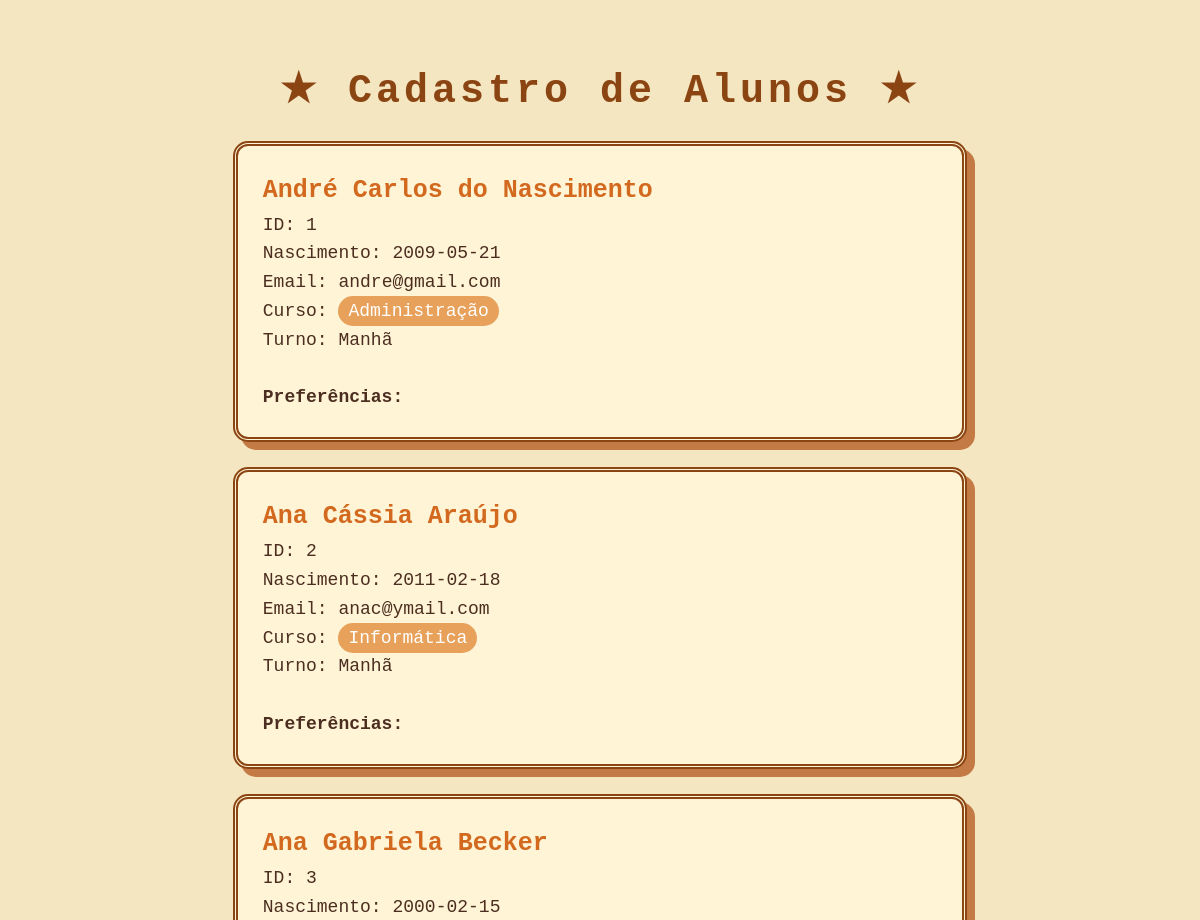
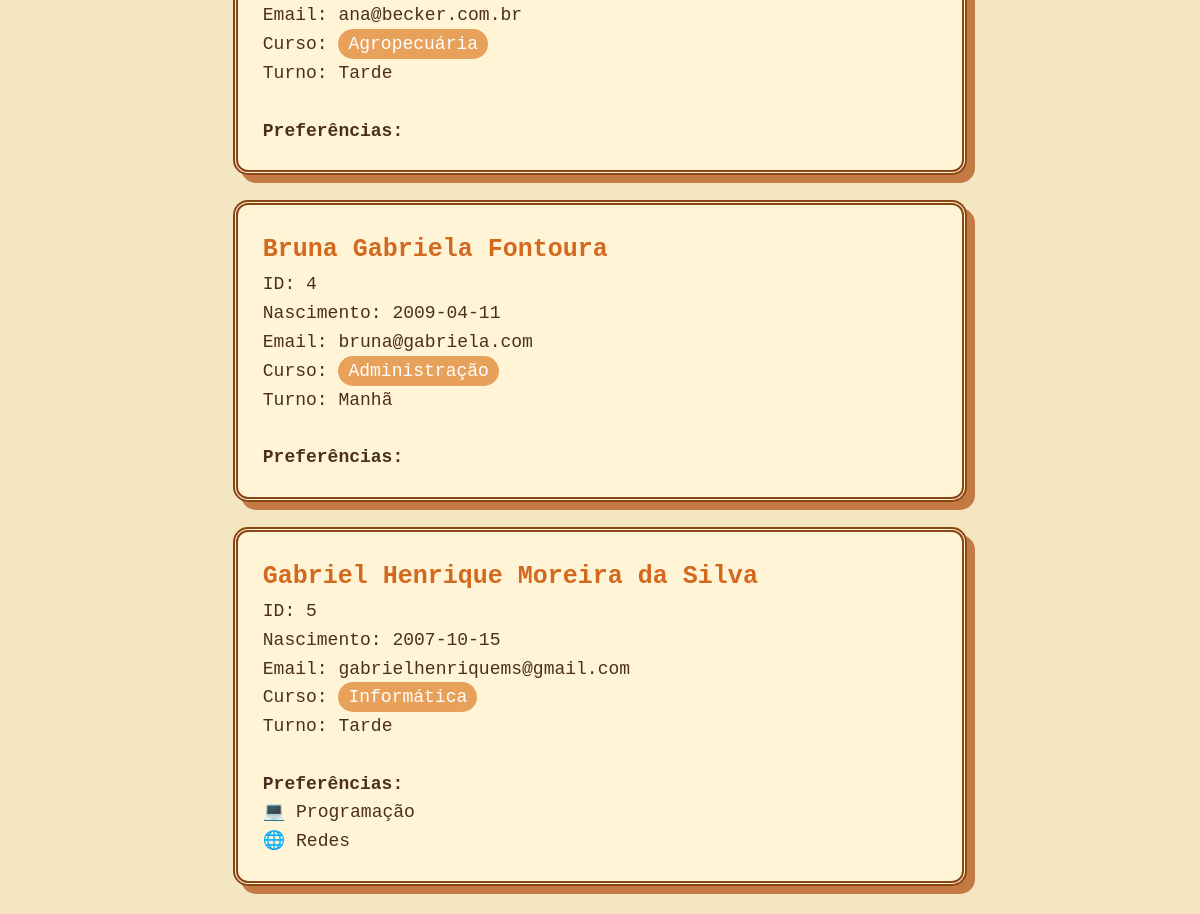
Page /crud/src/alunos/alunos.php on the committed database (2 pictures, top to bottom).
### tables this page shows
CREATE TABLE `alunos` (
  `id` int NOT NULL,
  `nome` varchar(100) NOT NULL,
  `nascimento` date NOT NULL,
  `email` varchar(45) NOT NULL,
  `turno` char(1) NOT NULL,
  `curso` int NOT NULL,
  `programacao` int NOT NULL,
  `banco_dados` int NOT NULL,
  `redes` int NOT NULL,
  `eng_software` int NOT NULL
);

### crud/src/alunos/alunos.php (the view, shortened to what this page needs)
<?php
$conn = mysqli_connect("mysql", "root", "1234", "prog_internet");
$sql = "SELECT * FROM alunos";
$result = mysqli_query($conn, $sql);
?>
<!DOCTYPE html>
<html>
<head>
</head>
<body>
    <h1>★ Cadastro de Alunos ★</h1>
    <?php
    if ($result) {
        while ($row = mysqli_fetch_assoc($result)) {
            echo "<div class='aluno'>";
            echo "<div class='info'>";
            echo "<div class='nome'>" . $row['nome'] . "</div>";
            echo "ID: " . $row['id'] . "<br>";
            echo "Nascimento: " . $row['nascimento'] . "<br>";
            echo "Email: " . $row['email'] . "<br>";
            echo "Curso: ";
            switch ($row['curso']) {
                case 1:
                    echo "<span class='tag'>Administração</span>";
                    break;
                case 2:
                    echo "<span class='tag'>Agropecuária</span>";
                    break;
                default:
                    echo "<span class='tag'>Informática</span>";
                    break;
            }
            echo "<br>";
            echo "Turno: ";
            if ($row['turno'] == "t") {
                echo "Tarde";
            } else if ($row['turno'] == "m") {
                echo "Manhã";
            } else {
                echo "Noite";
            }
            echo "<br><br>";
            echo "<b>Preferências:</b><br>";
            echo ($row['programacao'] > 0) ? "💻 Programação<br>" : "";
            echo ($row['redes'] > 0) ? "🌐 Redes<br>" : "";
            echo "</div>";
            echo "</div>";
        }
    } else {
        echo "Erro: " . mysqli_error($conn);
    }
    ?>
</body>
</html>

### crud/src/alunos/alunos.php (style rules this page uses)
body { background: #f4e6c1; font-family: "Courier New", monospace; color: #4b2e20; padding: 30px; }
h1 { text-align: center; color: #8b4513; font-size: 40px; letter-spacing: 4px; }
.aluno { background: #fff4d6; border: 5px double #8b4513; border-radius: 15px; width: 60%; margin: 25px auto; padding: 25px; box-shadow: 8px 8px 0px #c47a44; }
.info { font-size: 18px; line-height: 1.6; }
.nome { color: #d2691e; font-size: 25px; font-weight: bold; }
.tag { background: #e8a15a; color: white; padding: 5px 10px; border-radius: 20px; }

### rows in the picture
alunos: nome "André Carlos do Nascimento", id "1", nascimento "2009-05-21", email "andre@gmail.com", curso "Administração", turno "Manhã"
alunos: nome "Ana Cássia Araújo", id "2", nascimento "2011-02-18", email "anac@ymail.com", curso "Informática", turno "Manhã"
alunos: nome "Ana Gabriela Becker", id "3", nascimento "2000-02-15", email "ana@becker.com.br", curso "Agropecuária", turno "Tarde"
alunos: nome "Bruna Gabriela Fontoura", id "4", nascimento "2009-04-11", email "bruna@gabriela.com", curso "Administração", turno "Manhã"
alunos: nome "Gabriel Henrique Moreira da Silva", id "5", nascimento "2007-10-15", email "gabrielhenriquems@gmail.com", curso "Informática", turno "Tarde", programacao "💻 Programação", redes "🌐 Redes"
